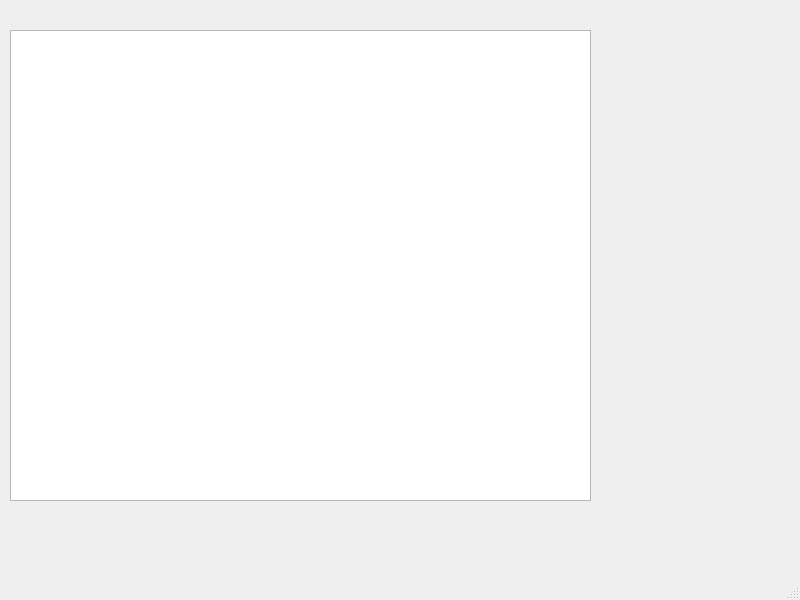
<?xml version="1.0" encoding="UTF-8"?>
<ui version="4.0">
 <class>MainWindow</class>
 <widget class="QMainWindow" name="MainWindow">
  <property name="geometry">
   <rect>
    <x>0</x>
    <y>0</y>
    <width>800</width>
    <height>600</height>
   </rect>
  </property>
  <property name="windowTitle">
   <string>MainWindow</string>
  </property>
  <widget class="QWidget" name="centralwidget">
   <widget class="QTableWidget" name="tableWidget">
    <property name="geometry">
     <rect>
      <x>10</x>
      <y>30</y>
      <width>581</width>
      <height>471</height>
     </rect>
    </property>
   </widget>
  </widget>
  <widget class="QMenuBar" name="menubar">
   <property name="geometry">
    <rect>
     <x>0</x>
     <y>0</y>
     <width>800</width>
     <height>26</height>
    </rect>
   </property>
  </widget>
  <widget class="QStatusBar" name="statusbar"/>
 </widget>
 <resources/>
 <connections/>
</ui>
